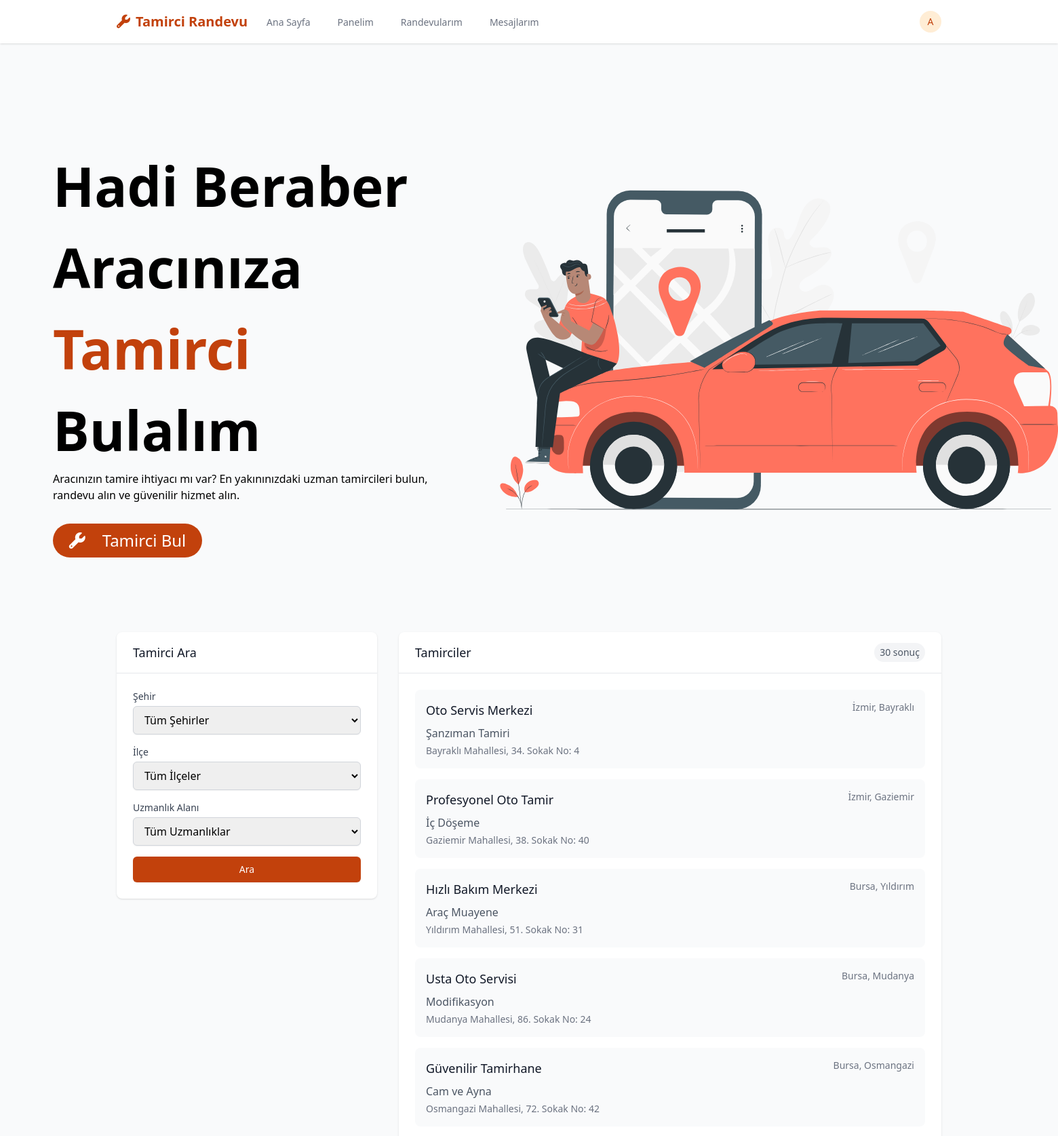
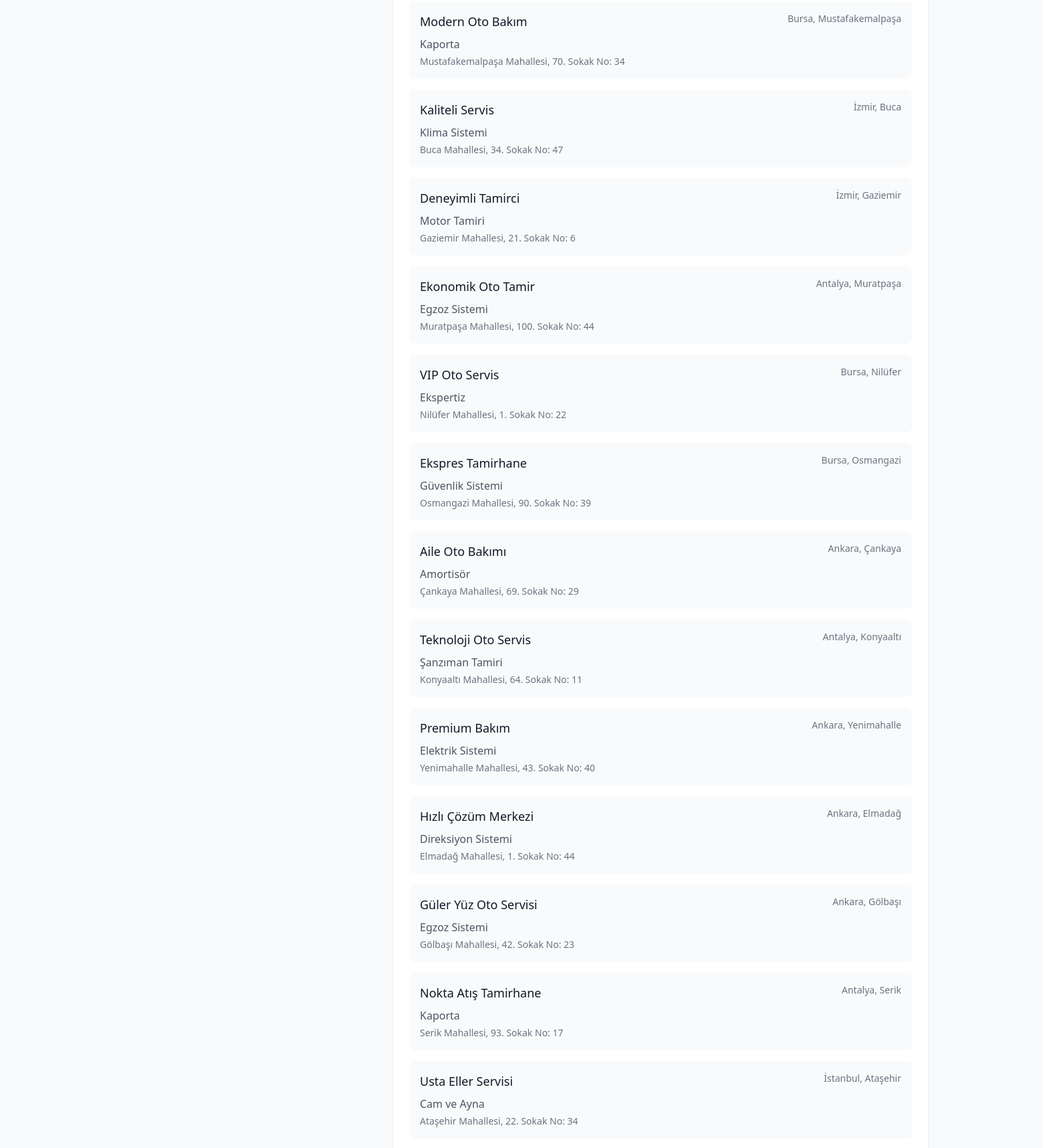
Page / (signed in, upper part) on the committed database (2 pictures, top to bottom).
### tamircim.py (models this page shows, shortened)
class Kullanici(db.Model):
    __tablename__ = 'kullanici'
    id = db.Column(db.Integer, primary_key=True)
    eposta = db.Column(db.String(120), unique=True, nullable=False)
    sifre = db.Column(db.String(256), nullable=False)
    kullanici_tipi = db.Column(db.String(20), nullable=False)  # 'musteri' veya 'tamirci'
    isim = db.Column(db.String(100), nullable=False)
    telefon = db.Column(db.String(20), nullable=False)
    created_at = db.Column(db.DateTime, default=datetime.utcnow)
    sehir = db.Column(db.String(50))
    ilce = db.Column(db.String(50))
    adres = db.Column(db.Text)
    uzmanlik_alani = db.Column(db.String(100))
    ortalama_puan = db.Column(db.Float, default=0.0)
    puan_sayisi = db.Column(db.Integer, default=0)
    sent_messages = db.relationship('Mesaj', foreign_keys='Mesaj.gonderici_id', backref='sender', lazy='dynamic')
    received_messages = db.relationship('Mesaj', foreign_keys='Mesaj.alici_id', backref='recipient', lazy='dynamic')

### tamircim.py (the view, shortened to what this page needs)
@tamircim.route('/')
def index():
    form = AramaForm()
    sehirler = Sehir.query.all()
    form.sehir.choices = [(0, 'Tüm Şehirler')] + [(sehir.id, sehir.isim) for sehir in sehirler]
    uzmanlik_alanlari = UzmanlikAlani.query.all()
    form.uzmanlik_alani.choices = [(0, 'Tüm Uzmanlıklar')] + [(alan.id, alan.isim) for alan in uzmanlik_alanlari]
    form.ilce.choices = [(0, 'Tüm İlçeler')]
    query = Kullanici.query.filter_by(kullanici_tipi='mechanic')
    sehir_id = request.args.get('sehir', type=int)
    ilce_id = request.args.get('ilce', type=int)
    uzmanlik_id = request.args.get('uzmanlik_alani', type=int)
    if uzmanlik_id and uzmanlik_id > 0:
        form.uzmanlik_alani.data = uzmanlik_id
        uzmanlik = UzmanlikAlani.query.get(uzmanlik_id)
        if uzmanlik:
            query = query.filter(Kullanici.uzmanlik_alani == uzmanlik.isim)
    tamirciler = query.all()
    return render_template('index.html', form=form, tamirciler=tamirciler)

### tamircim.py
class AramaForm(FlaskForm):
    sehir = SelectField('Şehir', coerce=int)
    ilce = SelectField('İlçe', coerce=str)
    uzmanlik_alani = SelectField('Uzmanlık Alanı', coerce=int)
    submit = SubmitField('Ara')

### templates/index.html (shortened to what this page needs)
{% extends "base.html" %}
{% block content %}
<link rel="stylesheet" href="{{ url_for('static', filename='style.css') }}">
<section class="flex justify-between space-x-5 lg:pt-[100px] max-lg:justify-center">
    <div class="text-black">
        <h1 class="font-bold text-[80px] w-[600px] max-lg:text-[35px] max-lg:w-[350px]">Hadi Beraber Aracınıza <span class="text-orange-700">Tamirci</span> Bulalım</h1>
        <p class="w-[600px] max-lg:w-[350px]">Aracınızın tamire ihtiyacı mı var? En yakınınızdaki uzman tamircileri bulun, randevu alın ve güvenilir hizmet alın.</p>
        <button class="bg-orange-700 rounded-full text-white text-2xl h-[50px] w-[220px] mt-[30px] hover:bg-orange-800" onclick="window.location.href='#search-section'">
            <i class="fa-solid fa-wrench mr-[25px]"></i>Tamirci Bul
        </button>
    </div>
    <img
  src="/static/herosection.svg"
  class="w-[900px] h-auto hidden lg:flex"
  alt="Oto Tamiri Hizmeti"
/>
</section>
<section id="search-section" class="mb-16 pt-[60px]">
    <div class="max-w-7xl mx-auto px-4 sm:px-6 lg:px-8">
        <div class="grid grid-cols-1 md:grid-cols-3 gap-8">
            <div class="md:col-span-1">
                <div class="bg-white rounded-lg shadow">
                    <div class="px-6 py-4 border-b border-gray-200">
                        <h5 class="text-lg font-medium text-gray-900">Tamirci Ara</h5>
                    </div>
                    <div class="p-6">
                        <form method="GET" action="/" id="search-form">
                            <div class="mb-4">
                                <label for="city" class="block text-sm font-medium text-gray-700 mb-1">Şehir</label>
                                {{ form.sehir(class="w-full px-3 py-2 border border-gray-300 rounded-md shadow-sm focus:outline-none focus:ring-2 focus:ring-blue-500 focus:border-blue-500", id="city") }}
                            </div>
                            <div class="mb-4">
                                <label for="district" class="block text-sm font-medium text-gray-700 mb-1">İlçe</label>
                                {{ form.ilce(class="w-full px-3 py-2 border border-gray-300 rounded-md shadow-sm focus:outline-none focus:ring-2 focus:ring-blue-500 focus:border-blue-500", id="district") }}
                            </div>
                            <div class="mb-4">
                                <label for="specialization" class="block text-sm font-medium text-gray-700 mb-1">Uzmanlık Alanı</label>
                                {{ form.uzmanlik_alani(class="w-full px-3 py-2 border border-gray-300 rounded-md shadow-sm focus:outline-none focus:ring-2 focus:ring-blue-500 focus:border-blue-500", id="specialization") }}
                            </div>
                            <button type="submit" class="w-full flex justify-center py-2 px-4 border border-transparent rounded-md shadow-sm text-sm font-medium text-white bg-orange-700 hover:bg-orange-800 focus:outline-none focus:ring-2 focus:ring-offset-2 focus:ring-blue-500">
                                Ara
                            </button>
                        </form>
                    </div>
                </div>
            </div>
            <div class="md:col-span-2">
                <div class="bg-white rounded-lg shadow">
                    <div class="px-6 py-4 border-b border-gray-200 flex justify-between items-center">
                        <h5 class="text-lg font-medium text-gray-900">Tamirciler</h5>
                        <span class="px-2 py-1 text-sm font-medium text-gray-600 bg-gray-100 rounded-full">{{ tamirciler|length }} sonuç</span>
                    </div>
                    <div class="p-6">
                        {% if tamirciler %}
                            <div class="space-y-4">
                                {% for mechanic in tamirciler %}
                                    <a href="{{ url_for('tamirci_profil', tamirci_id=mechanic.id) }}" class="block bg-gray-50 rounded-lg p-4 hover:bg-gray-100 transition-colors">
                                        <div class="flex justify-between items-start">
                                            <h5 class="text-lg font-medium text-gray-900">{{ mechanic.isim }}</h5>
                                            <span class="text-sm text-gray-500">{{ mechanic.sehir }}, {{ mechanic.ilce }}</span>
                                        </div>
                                        <p class="mt-2 text-gray-600">{{ mechanic.uzmanlik_alani }}</p>
                                        <p class="mt-1 text-sm text-gray-500">{{ mechanic.adres }}</p>
                                    </a>
                                {% endfor %}
                            </div>
                        {% else %}
                            <div class="text-center py-12">
                                <i class="fas fa-search text-4xl text-gray-400 mb-4"></i>
                                <h5 class="text-lg font-medium text-gray-900 mb-2">Sonuç bulunamadı</h5>
                                <p class="text-gray-500">Lütfen farklı bir arama kriteri deneyin.</p>
                            </div>
                        {% endif %}
                    </div>
                </div>
            </div>
        </div>
    </div>
</section>
{% endblock %}

### static/style.css (style rules this page uses)
section { max-width: 2500px; width: 90%; margin: 50px auto; color: black; }

### rows in the picture
Kullanici: isim "Oto Servis Merkezi", sehir "İzmir", ilce "Bayraklı", uzmanlik_alani "Şanzıman Tamiri", adres "Bayraklı Mahallesi, 34. Sokak No: 4"
Kullanici: isim "Profesyonel Oto Tamir", sehir "İzmir", ilce "Gaziemir", uzmanlik_alani "İç Döşeme", adres "Gaziemir Mahallesi, 38. Sokak No: 40"
Kullanici: isim "Hızlı Bakım Merkezi", sehir "Bursa", ilce "Yıldırım", uzmanlik_alani "Araç Muayene", adres "Yıldırım Mahallesi, 51. Sokak No: 31"
Kullanici: isim "Usta Oto Servisi", sehir "Bursa", ilce "Mudanya", uzmanlik_alani "Modifikasyon", adres "Mudanya Mahallesi, 86. Sokak No: 24"
Kullanici: isim "Güvenilir Tamirhane", sehir "Bursa", ilce "Osmangazi", uzmanlik_alani "Cam ve Ayna", adres "Osmangazi Mahallesi, 72. Sokak No: 42"
Kullanici: isim "Modern Oto Bakım", sehir "Bursa", ilce "Mustafakemalpaşa", uzmanlik_alani "Kaporta", adres "Mustafakemalpaşa Mahallesi, 70. Sokak No: 34"
Kullanici: isim "Kaliteli Servis", sehir "İzmir", ilce "Buca", uzmanlik_alani "Klima Sistemi", adres "Buca Mahallesi, 34. Sokak No: 47"
Kullanici: isim "Deneyimli Tamirci", sehir "İzmir", ilce "Gaziemir", uzmanlik_alani "Motor Tamiri", adres "Gaziemir Mahallesi, 21. Sokak No: 6"
Kullanici: isim "Ekonomik Oto Tamir", sehir "Antalya", ilce "Muratpaşa", uzmanlik_alani "Egzoz Sistemi", adres "Muratpaşa Mahallesi, 100. Sokak No: 44"
Kullanici: isim "VIP Oto Servis", sehir "Bursa", ilce "Nilüfer", uzmanlik_alani "Ekspertiz", adres "Nilüfer Mahallesi, 1. Sokak No: 22"
Kullanici: isim "Ekspres Tamirhane", sehir "Bursa", ilce "Osmangazi", uzmanlik_alani "Güvenlik Sistemi", adres "Osmangazi Mahallesi, 90. Sokak No: 39"
Kullanici: isim "Aile Oto Bakımı", sehir "Ankara", ilce "Çankaya", uzmanlik_alani "Amortisör", adres "Çankaya Mahallesi, 69. Sokak No: 29"
Kullanici: isim "Teknoloji Oto Servis", sehir "Antalya", ilce "Konyaaltı", uzmanlik_alani "Şanzıman Tamiri", adres "Konyaaltı Mahallesi, 64. Sokak No: 11"
Kullanici: isim "Premium Bakım", sehir "Ankara", ilce "Yenimahalle", uzmanlik_alani "Elektrik Sistemi", adres "Yenimahalle Mahallesi, 43. Sokak No: 40"
Kullanici: isim "Hızlı Çözüm Merkezi", sehir "Ankara", ilce "Elmadağ", uzmanlik_alani "Direksiyon Sistemi", adres "Elmadağ Mahallesi, 1. Sokak No: 44"
Kullanici: isim "Güler Yüz Oto Servisi", sehir "Ankara", ilce "Gölbaşı", uzmanlik_alani "Egzoz Sistemi", adres "Gölbaşı Mahallesi, 42. Sokak No: 23"
Kullanici: isim "Nokta Atış Tamirhane", sehir "Antalya", ilce "Serik", uzmanlik_alani "Kaporta", adres "Serik Mahallesi, 93. Sokak No: 17"
Kullanici: isim "Usta Eller Servisi", sehir "İstanbul", ilce "Ataşehir", uzmanlik_alani "Cam ve Ayna", adres "Ataşehir Mahallesi, 22. Sokak No: 34"

### other values in the picture
{{ session['isim'][0] }} "A"
{{ tamirciler|length }} "30"
